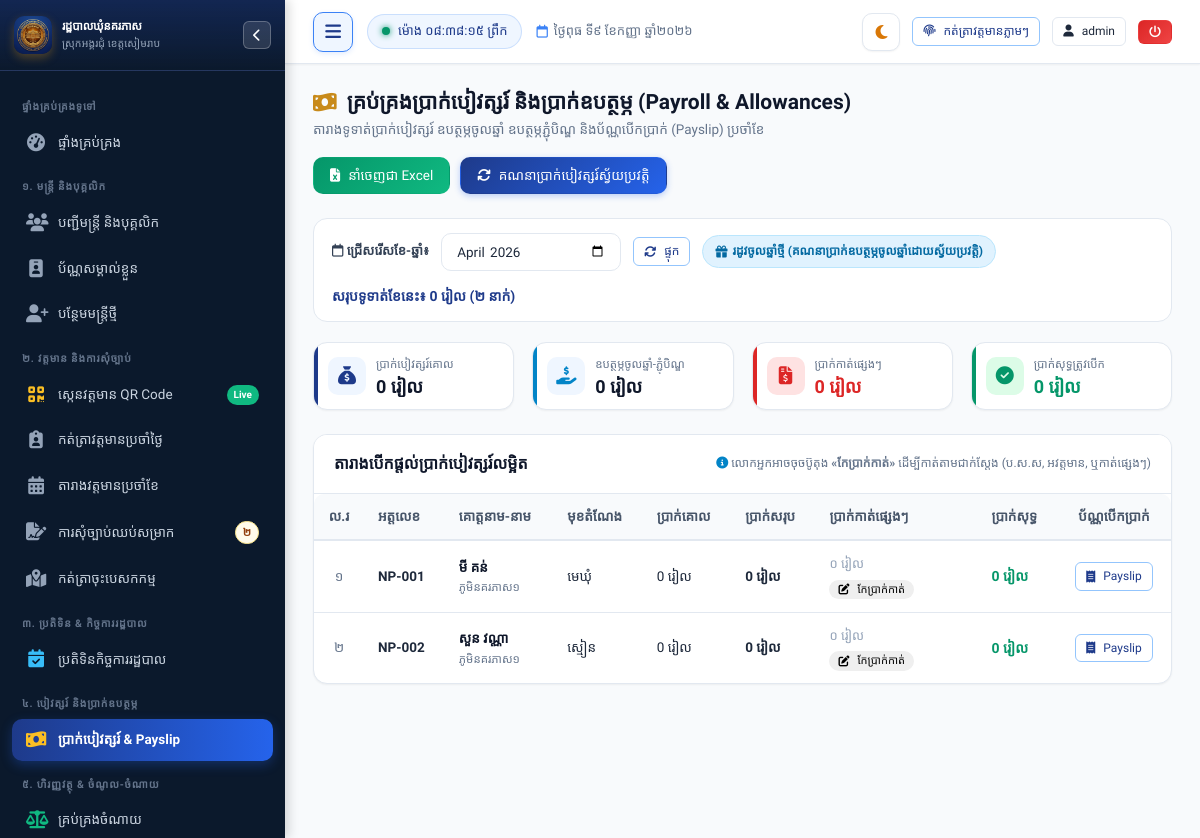
The page /payroll?month=2026-04 (signed in) on the database its author committed.
### tables this page shows
CREATE TABLE payroll (
        id INTEGER PRIMARY KEY AUTOINCREMENT,
        staff_id INTEGER NOT NULL,
        month_year TEXT NOT NULL, -- 'YYYY-MM'
        base_salary REAL NOT NULL DEFAULT 0,
        position_allowance REAL DEFAULT 0,
        mission_allowance REAL DEFAULT 0,
        meeting_allowance REAL DEFAULT 0,
        incentive_allowance REAL DEFAULT 0,
        family_allowance REAL DEFAULT 0,
        gross_salary REAL NOT NULL DEFAULT 0,
        nssf_deduction REAL DEFAULT 0,
        attendance_deduction REAL DEFAULT 0,
        tax_deduction REAL DEFAULT 0,
        net_salary REAL NOT NULL DEFAULT 0,
        payment_status TEXT DEFAULT 'paid', -- 'pending', 'paid'
        paid_date TEXT,
        payment_method TEXT DEFAULT 'Wing', -- 'Wing', 'ABA', 'ACLEDA', 'Canadia', 'Cash'
        remarks TEXT,
        created_at TIMESTAMP DEFAULT CURRENT_TIMESTAMP,
        UNIQUE(staff_id, month_year),
        FOREIGN KEY (staff_id) REFERENCES staff (id) ON DELETE CASCADE
    );

CREATE TABLE staff (
        id INTEGER PRIMARY KEY AUTOINCREMENT,
        officer_code TEXT UNIQUE NOT NULL,
        name_kh TEXT NOT NULL,
        name_en TEXT NOT NULL,
        gender TEXT NOT NULL, -- 'ប្រុស', 'ស្រី'
        dob TEXT NOT NULL,
        national_id TEXT,
        phone TEXT,
        email TEXT,
        village TEXT NOT NULL,
        commune TEXT DEFAULT 'នគរភាស',
        district TEXT DEFAULT 'វ៉ារិន',
        province TEXT DEFAULT 'សៀមរាប',
        address TEXT,
        category TEXT NOT NULL, -- 'council', 'clerk', 'contract', 'village'
        position_title_kh TEXT NOT NULL,
        position_title_en TEXT,
        cadre_level TEXT, -- កម្រិតក្របខណ្ឌ
        appointment_date TEXT,
        contract_end_date TEXT,
        base_salary REAL DEFAULT 0,
        position_allowance REAL DEFAULT 0,
        family_allowance REAL DEFAULT 0,
        education_level TEXT,
        photo TEXT,
        status TEXT DEFAULT 'active', -- 'active', 'resigned', 'retired', 'suspended'
        emergency_contact TEXT,
        notes TEXT,
        created_at TIMESTAMP DEFAULT CURRENT_TIMESTAMP,
        updated_at TIMESTAMP DEFAULT CURRENT_TIMESTAMP
    );

### app.py (the view, shortened to what this page needs)
@app.route("/payroll")
@login_required
def payroll_list():
    month_year = request.args.get("month", date.today().strftime("%Y-%m"))
    conn = get_db()
    cursor = conn.cursor()
    query = """
        SELECT p.*, s.officer_code, s.name_kh, s.position_title_kh, s.category, s.village
        FROM payroll p
        JOIN staff s ON p.staff_id = s.id
        WHERE p.month_year = ?
    """
    params = [month_year]
    if session.get("role") == "staff":
        query += " AND p.staff_id = ?"
        params.append(session.get("staff_id", 0))
    query += " ORDER BY CASE s.category WHEN 'council' THEN 1 WHEN 'clerk' THEN 2 WHEN 'contract' THEN 3 ELSE 4 END, s.id"
    cursor.execute(query, params)
    payroll_records = cursor.fetchall()
    cursor.execute("""
        SELECT COALESCE(SUM(base_salary), 0) as tot_base,
               COALESCE(SUM(position_allowance), 0) as tot_pos,
               COALESCE(SUM(mission_allowance), 0) as tot_miss,
               COALESCE(SUM(meeting_allowance), 0) as tot_meet,
               COALESCE(SUM(incentive_allowance), 0) as tot_inc,
               COALESCE(SUM(family_allowance), 0) as tot_fam,
               COALESCE(SUM(gross_salary), 0) as tot_gross,
               COALESCE(SUM(nssf_deduction), 0) as tot_nssf,
               COALESCE(SUM(attendance_deduction), 0) as tot_att_ded,
               COALESCE(SUM(tax_deduction), 0) as tot_tax_ded,
               COALESCE(SUM(nssf_deduction + attendance_deduction + tax_deduction), 0) as tot_ded,
               COALESCE(SUM(net_salary), 0) as tot_net,
               COUNT(*) as total_count
        FROM payroll
        WHERE month_year = ?
    """, (month_year,))
    totals_row = cursor.fetchone()
    if totals_row and totals_row["tot_base"] is not None:
        totals = dict(totals_row)
        totals["total_count"] = int(totals.get("total_count") or 0)
        totals["count"] = totals["total_count"]
        totals["tot_ded"] = float(totals.get("tot_ded") or (totals.get("tot_nssf", 0) + totals.get("tot_att_ded", 0) + totals.get("tot_tax_ded", 0)))
    conn.close()
    return render_template(
        "payroll/list.html",
        month_year=month_year,
        payroll_records=payroll_records,
        totals=totals
    )

### app.py (called while the page is built, shortened)
@app.teardown_appcontext
def teardown_db(exception=None):
    close_db_connection(exception)

@app.after_request
def add_cache_headers(response):
    if request.path.startswith('/static/css') or request.path.startswith('/static/js'):
        response.headers['Cache-Control'] = 'no-cache, must-revalidate'
    elif request.path.startswith('/static') or request.path == '/favicon.ico':
        response.headers['Cache-Control'] = 'public, max-age=86400'
    return response

@app.before_request
def ensure_database_ready():
    if request.path.startswith('/static') or request.path == '/favicon.ico':
        return

@app.template_filter("kh_num")
def kh_num_filter(val):
    return to_khmer_num(val)

@app.template_filter("currency")
def currency_filter(val, curr="រៀល"):
    return format_currency(val, curr)

### database.py (called while the page is built, shortened)
def _raw_create_connection():
    conn = sqlite3.connect(DB_PATH)
    conn.row_factory = sqlite3.Row
    conn.execute("PRAGMA foreign_keys = ON")
    conn.execute("PRAGMA journal_mode = WAL")
    conn.execute("PRAGMA synchronous = NORMAL")
    conn.execute("PRAGMA cache_size = -64000")
    return SqliteConnectionWrapper(conn)

def get_db():
    global _DB_SCHEMA_INITIALIZED
    conn = None
    try:
        from flask import g, has_request_context
        if has_request_context():
            if not hasattr(g, 'db') or g.db is None:
                g.db = _raw_create_connection()
            conn = g.db
    except ImportError:
        pass
    if conn is None:
        conn = _raw_create_connection()
    if not _DB_SCHEMA_INITIALIZED:
        _DB_SCHEMA_INITIALIZED = True
        try:
            init_db(conn)
        except Exception as e:
            print(f"[Auto Schema Init Notice] {e}")
    return conn

def close_db_connection(e=None):
    try:
        from flask import g, has_request_context
        if has_request_context():
            db = getattr(g, 'db', None)
            if db is not None:
                g.db = None
                db._real_close()
    except ImportError:
        pass

    def cursor(self):
        return self._conn.cursor()

    def close(self):
        try:
            from flask import g, has_request_context
            if has_request_context() and getattr(g, 'db', None) is self:
                return
        except ImportError:
            pass
        self._real_close()

### templates/payroll/list.html (shortened to what this page needs)
{% extends "base.html" %}
{% block content %}
<div class="page-header">
  <div class="page-header-title">
    <h1>
      <i class="fa-solid fa-money-bill-wave text-gold"></i>
      <span>គ្រប់គ្រងប្រាក់បៀវត្សរ៍ និងប្រាក់ឧបត្ថម្ភ (Payroll & Allowances)</span>
    </h1>
    <p>តារាងទូទាត់ប្រាក់បៀវត្សរ៍ ឧបត្ថម្ភចូលឆ្នាំ ឧបត្ថម្ភភ្ជុំបិណ្ឌ និងប័ណ្ណបើកប្រាក់ (Payslip) ប្រចាំខែ</p>
  </div>
  <div class="page-actions payroll-page-actions">
    <a href="{{ url_for('export_payroll_excel_route', month=month_year) }}" class="btn btn-success">
      <i class="fa-solid fa-file-excel"></i>
      <span>នាំចេញជា Excel</span>
    </a>
    {% if session.role in ['admin', 'clerk'] %}
    <form method="POST" action="{{ url_for('payroll_generate') }}" class="payroll-calc-form">
      <button type="submit" class="btn btn-primary" onclick="return confirm('តើអ្នកពិតជាចង់គណនាឡើងវិញនូវប្រាក់បៀវត្សរ៍ខែនេះមែនទេ?');">
        <i class="fa-solid fa-arrows-rotate"></i>
        <span>គណនាប្រាក់បៀវត្សរ៍ស្វ័យប្រវត្តិ</span>
      </button>
    </form>
    {% endif %}
  </div>
</div>
<div class="filter-toolbar">
  <form method="GET" action="{{ url_for('payroll_list') }}" style="display: flex; align-items: center; gap: 12px; flex-wrap: wrap;">
    <label class="form-label" style="margin: 0; font-weight: 600;">
      <i class="fa-regular fa-calendar"></i> ជ្រើសរើសខែ-ឆ្នាំ៖
    </label>
    <input type="month" name="month" value="{{ month_year }}" class="form-control" style="width: 180px;" onchange="this.form.submit()">
    <button type="submit" class="btn btn-outline-primary btn-sm">
      <i class="fa-solid fa-arrows-rotate"></i> ផ្ទុក
    </button>
    {% set m_part = month_year.split('-')[1] if '-' in month_year else '' %}
    {% if m_part == '04' %}
    <span class="badge" style="background: #e0f2fe; color: #0369a1; border: 1px solid #bae6fd; padding: 6px 12px; font-size: 12px; font-weight: 600;">
      <i class="fa-solid fa-gift"></i> រដូវចូលឆ្នាំថ្មី (គណនាប្រាក់ឧបត្ថម្ភចូលឆ្នាំដោយស្វ័យប្រវត្តិ)
    </span>
    {% elif m_part == '10' %}
    <span class="badge" style="background: #fef3c7; color: #b45309; border: 1px solid #fde68a; padding: 6px 12px; font-size: 12px; font-weight: 600;">
      <i class="fa-solid fa-gift"></i> រដូវបុណ្យភ្ជុំបិណ្ឌ (គណនាប្រាក់ឧបត្ថម្ភភ្ជុំបិណ្ឌដោយស្វ័យប្រវត្តិ)
    </span>
    {% else %}
    <span class="badge" style="background: #f1f5f9; color: #64748b; border: 1px solid #e2e8f0; padding: 6px 12px; font-size: 12px;">
      <i class="fa-solid fa-calendar-check"></i> ខែធម្មតា (គ្មានឧបត្ថម្ភចូលឆ្នាំ និងភ្ជុំបិណ្ឌ)
    </span>
    {% endif %}
  </form>
  <div style="font-size: 14px; font-weight: 600; color: var(--primary);">
    សរុបទូទាត់ខែនេះ៖ <strong>{{ (totals.tot_net or totals['tot_net'] or 0) | currency }}</strong> ({{ (totals.total_count or totals['total_count'] or totals.count or totals['count'] or 0) | kh_num }} នាក់)
  </div>
</div>
<div class="stats-grid" style="grid-template-columns: repeat(auto-fit, minmax(200px, 1fr));">
  <div class="stat-card" style="--stat-color: #1e3a8a;">
    <div class="stat-icon-wrapper">
      <i class="fa-solid fa-sack-dollar"></i>
    </div>
    <div class="stat-details">
      <div class="stat-label">ប្រាក់បៀវត្សរ៍គោល</div>
      <div class="stat-number" style="font-size: 18px;">{{ (totals.tot_base or 0) | currency }}</div>
    </div>
  </div>
  <div class="stat-card" style="--stat-color: #0284c7;">
    <div class="stat-icon-wrapper">
      <i class="fa-solid fa-hand-holding-dollar"></i>
    </div>
    <div class="stat-details">
      <div class="stat-label">ឧបត្ថម្ភចូលឆ្នាំ-ភ្ជុំបិណ្ឌ</div>
      <div class="stat-number" style="font-size: 18px;">
        {{ ((totals.tot_pos or 0) + (totals.tot_fam or 0)) | currency }}
      </div>
    </div>
  </div>
  <div class="stat-card" style="--stat-color: #dc2626;">
    <div class="stat-icon-wrapper" style="--stat-bg: #fee2e2;">
      <i class="fa-solid fa-file-invoice-dollar"></i>
    </div>
    <div class="stat-details">
      <div class="stat-label">ប្រាក់កាត់ផ្សេងៗ</div>
      <div class="stat-number" id="stat-total-deductions" style="font-size: 18px; color: #dc2626;">{{ (totals.tot_ded or totals.tot_nssf or 0) | currency }}</div>
    </div>
  </div>
  <div class="stat-card" style="--stat-color: #059669;">
    <div class="stat-icon-wrapper" style="--stat-bg: #dcfce7;">
      <i class="fa-solid fa-circle-check"></i>
    </div>
    <div class="stat-details">
      <div class="stat-label">ប្រាក់សុទ្ធត្រូវបើក</div>
      <div class="stat-number" id="stat-total-net" style="font-size: 18px; color: #059669;">{{ (totals.tot_net or 0) | currency }}</div>
    </div>
  </div>
</div>
<div class="card">
  <div class="card-header" style="display: flex; justify-content: space-between; align-items: center; flex-wrap: wrap; gap: 10px;">
    <div class="card-title">
      <span>តារាងបើកផ្ដល់ប្រាក់បៀវត្សរ៍លម្អិត</span>
    </div>
    <div style="font-size: 12px; color: var(--text-muted);">
      <i class="fa-solid fa-circle-info" style="color: #0284c7;"></i> លោកអ្នកអាចចុចប៊ូតុង <strong>«កែប្រាក់កាត់»</strong> ដើម្បីកាត់តាមជាក់ស្តែង (ប.ស.ស, អវត្តមាន, ឬកាត់ផ្សេងៗ)
    </div>
  </div>
  <div class="card-body" style="padding: 0;">
    <div class="table-responsive">
      <table class="custom-table filterable-table">
        <thead>
          <tr>
            <th style="width: 50px; text-align: center;">ល.រ</th>
            <th>អត្តលេខ</th>
            <th>គោត្តនាម-នាម</th>
            <th>មុខតំណែង</th>
            <th>ប្រាក់គោល</th>
            <th>ប្រាក់សរុប</th>
            <th style="min-width: 150px;">ប្រាក់កាត់ផ្សេងៗ</th>
            <th>ប្រាក់សុទ្ធ</th>
            <th style="text-align: center;">ប័ណ្ណបើកប្រាក់</th>
          </tr>
        </thead>
        <tbody>
          {% for p in payroll_records %}
          <tr id="payroll-row-{{ p.id }}">
            <td style="text-align: center; color: var(--text-muted);">{{ loop.index | kh_num }}</td>
            <td><strong>{{ p.officer_code }}</strong></td>
            <td>
              <div style="font-weight: 600; color: var(--primary-dark);">{{ p.name_kh }}</div>
              <div style="font-size: 11.5px; color: var(--text-muted);">ភូមិ{{ p.village }}</div>
            </td>
            <td>{{ p.position_title_kh }}</td>
            <td>{{ p.base_salary | currency }}</td>
            <td><strong>{{ p.gross_salary | currency }}</strong></td>
            <td id="ded-cell-{{ p.id }}" style="vertical-align: middle;">
              {% set total_ded = (p.nssf_deduction or 0) + (p.attendance_deduction or 0) + (p.tax_deduction or 0) %}
              <div style="display: flex; flex-direction: column; gap: 3px;">
                <div>
                  {% if total_ded > 0 %}
                  <span class="ded-amount-val" style="font-weight: 700; color: #dc2626; font-size: 13.5px; white-space: nowrap;">
                    -{{ total_ded | currency }}
                  </span>
                  {% else %}
                  <span class="ded-amount-val" style="color: #94a3b8; font-size: 13px; white-space: nowrap;">
                    ០ រៀល
                  </span>
                  {% endif %}
                </div>
                {% if session.role in ['admin', 'clerk'] %}
                <div>
                  <button type="button" class="btn btn-xs btn-outline-danger" style="padding: 2px 8px; font-size: 11px; white-space: nowrap; line-height: 1.2;"
                    onclick="openDeductionModal({{ p.id }}, '{{ p.name_kh }}', '{{ p.officer_code }}', '{{ p.position_title_kh }}', {{ p.base_salary or 0 }}, {{ p.gross_salary or 0 }}, {{ p.nssf_deduction or 0 }}, {{ p.attendance_deduction or 0 }}, {{ p.tax_deduction or 0 }}, '{{ p.remarks or '' }}')"
                    title="កំណត់ ឬកែប្រែប្រាក់កាត់">
                    <i class="fa-solid fa-pen-to-square"></i> <span>កែប្រាក់កាត់</span>
                  </button>
                </div>
                {% endif %}
              </div>
            </td>
            <td id="net-cell-{{ p.id }}" style="font-weight: 700; color: #059669; font-size: 14px;">
              {{ p.net_salary | currency }}
            </td>
            <td style="text-align: center;">
              <a href="{{ url_for('payroll_payslip', payroll_id=p.id) }}" target="_blank" class="btn btn-sm btn-outline-primary" title="បោះពុម្ពប័ណ្ណបើកប្រាក់ (Payslip)">
                <i class="fa-solid fa-receipt"></i> Payslip
              </a>
            </td>
          </tr>
          {% endfor %}
        </tbody>
      </table>
    </div>
  </div>
</div>
{% endblock %}

### rows shown on the page
payroll: officer_code "NP-001", name_kh "មី គន់", village "នគរភាស១", position_title_kh "មេឃុំ", base_salary "0 រៀល", gross_salary "0 រៀល", net_salary "0 រៀល"
payroll: officer_code "NP-002", name_kh "សួន វណ្ណា", village "នគរភាស១", position_title_kh "ស្មៀន", base_salary "0 រៀល", gross_salary "0 រៀល", net_salary "0 រៀល"

### other values the page prints
{{ pending_leaves_count | kh_num }} "២"
{{ today_khmer }} "ថ្ងៃពុធ ទី៩ ខែកញ្ញា ឆ្នាំ២០២៦"
{{ session.username }} "admin"
{{ (totals.tot_net or totals['tot_net'] or 0) | currency }} "0 រៀល"
{{ (totals.tot_base or 0) | currency }} "0 រៀល"
{{ ((totals.tot_pos or 0) + (totals.tot_fam or 0)) | currency }} "0 រៀល"
{{ (totals.tot_ded or totals.tot_nssf or 0) | currency }} "0 រៀល"
{{ (totals.tot_net or 0) | currency }} "0 រៀល"
